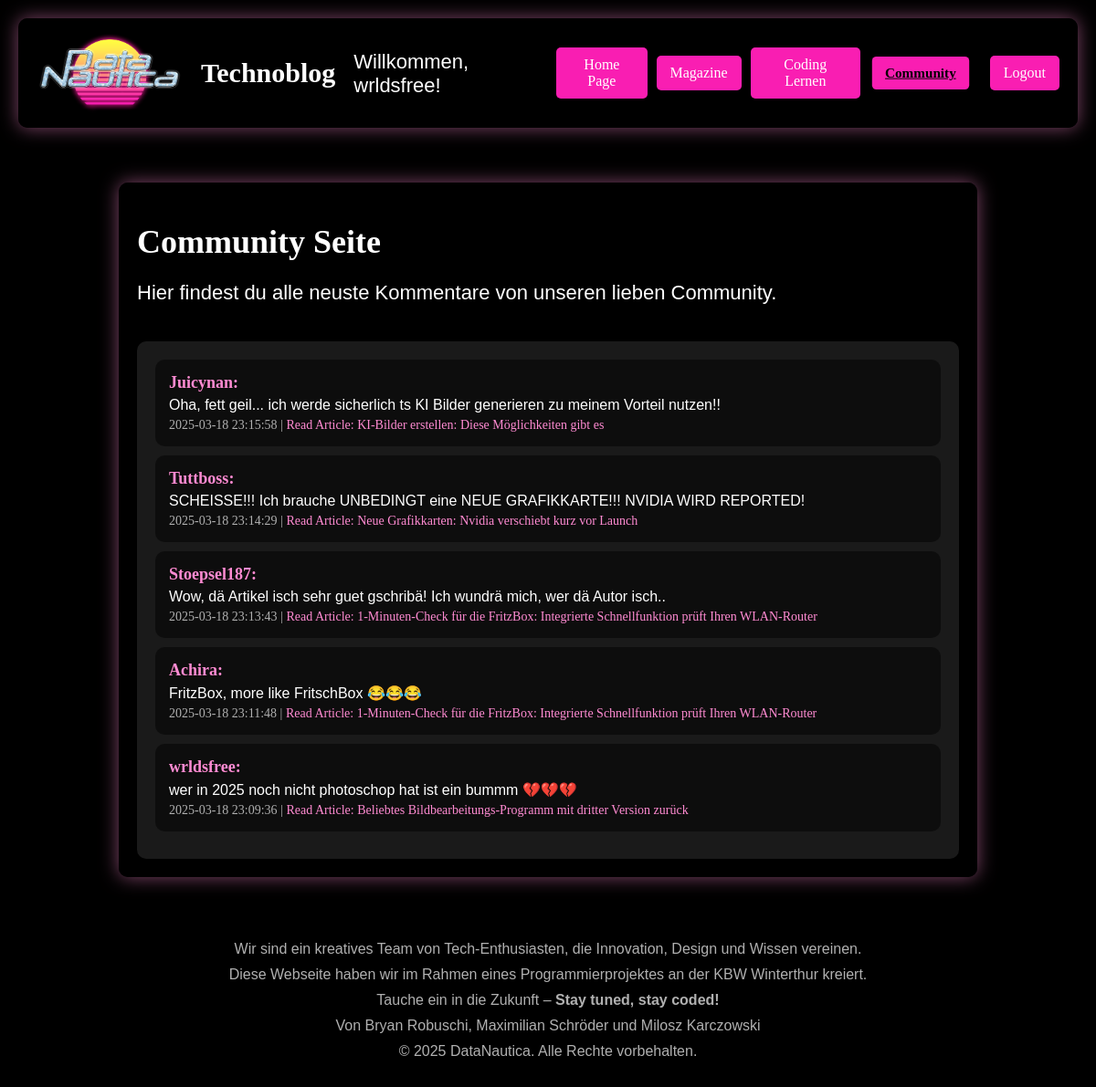
The page /pages/community.php (signed in) on the database its author committed.
### tables this page shows
CREATE TABLE `comments` (
  `comment_id` int(11) NOT NULL,
  `article_id` int(11) NOT NULL,
  `user_id` int(11) NOT NULL,
  `comment_text` text NOT NULL,
  `comment_date` timestamp NOT NULL DEFAULT current_timestamp()
);

CREATE TABLE `users` (
  `user_id` int(11) NOT NULL,
  `username` varchar(50) NOT NULL,
  `password` varchar(255) NOT NULL,
  `login_token` varchar(64) DEFAULT NULL
);

CREATE TABLE `articles` (
  `article_id` int(11) NOT NULL,
  `article_title` text NOT NULL,
  `article_cover` longblob NOT NULL,
  `article_content` longtext NOT NULL,
  `article_author` text NOT NULL,
  `article_date` datetime NOT NULL DEFAULT current_timestamp(),
  `article_category` text NOT NULL,
  `article_tag` text NOT NULL
);

### pages/community.php (the view, shortened to what this page needs)
<?php
include "../includes/init.php";
$sql = "SELECT comments.comment_text, comments.comment_date, users.username,
               articles.article_title, articles.article_id
        FROM comments
        JOIN users ON comments.user_id = users.user_id
        JOIN articles ON comments.article_id = articles.article_id
        ORDER BY comments.comment_date DESC";
$result = $conn->query($sql);
?>
<html>
<head>
    <link rel="stylesheet" type="text/css" href="../assets/styles.css">
</head>
<body>
    <?php include '../includes/header.php'; ?>
    <div class="magazine-container">
        <h1><b>Community Seite</b></h1>
        <p>Hier findest du alle neuste Kommentare von unseren lieben Community.</p>
        <div class="comment-section">
            <?php if ($result->num_rows > 0): ?>
                <?php while ($row = $result->fetch_assoc()): ?>
                    <div class="comment">
                        <b><?php echo htmlspecialchars($row["username"]); ?>:</b>
                        <p><?php echo nl2br(htmlspecialchars($row["comment_text"])); ?></p>
                        <small><?php echo $row["comment_date"]; ?> |
                            <a href="article.php?id=<?php echo $row['article_id']; ?>">
                                Read Article: <?php echo htmlspecialchars($row["article_title"]); ?>
                            </a>
                        </small>
                    </div>
                <?php endwhile; ?>
            <?php else: ?>
                <p>No comments yet. Be the first to comment!</p>
            <?php endif; ?>
        </div>
    </div>
    <?php include '../includes/footer.php'; ?>
</body>
</html>

### assets/styles.css (style rules this page uses)
html, body { height: 100%; margin: 0; padding: 0; }
h1 { font-family: 'Neuropol'; font-style: bold; font-size: 36px; margin-bottom: 20px; color: #ffffff; }
p { font-family: Arial; font-size: 22px; margin-bottom: 20px; color: #ffffff; }
body { background-image: url('images/vaporwave.png'); background-color: #000000; background-repeat: repeat; background-size: 1500px 1500px; }
.comment-section { margin-top: 40px; padding: 20px; background-color: rgba(255, 255, 255, 0.1); border-radius: 10px; }
.magazine-container { max-width: 900px; margin: 40px auto; padding: 20px; background-color: rgba(0, 0, 0, 0.8); color: white; border-radius: 10px; box-shadow: 0px 0px 20px rgba(255, 139, 210, 0.5); }
.comment { background-color: rgba(0, 0, 0, 0.5); padding: 15px; border-radius: 10px; margin-bottom: 10px; }
.comment b { color: #ff8bd2; font-size: 18px; }
.comment p { color: #ffffff; font-size: 16px; margin: 5px 0; }
.comment small { font-size: 14px; color: #b0b0b0; display: block; margin-top: 5px; }
.comment a { color: #ff8bd2; text-decoration: none; }

### rows shown on the page
comments: user.username "Juicynan", comment_text "Oha, fett geil... ich werde sicherlich ts KI Bilder generieren zu meinem Vorteil nutzen!!", comment_date "2025-03-18 23:15:58", article.article_title "KI-Bilder erstellen: Diese Möglichkeiten gibt es"
comments: user.username "Tuttboss", comment_text "SCHEISSE!!! Ich brauche UNBEDINGT eine NEUE GRAFIKKARTE!!! NVIDIA WIRD REPORTED!", comment_date "2025-03-18 23:14:29", article.article_title "Neue Grafikkarten: Nvidia verschiebt kurz vor Launch"
comments: user.username "Stoepsel187", comment_text "Wow, dä Artikel isch sehr guet gschribä! Ich wundrä mich, wer dä Autor isch..", comment_date "2025-03-18 23:13:43", article.article_title "1-Minuten-Check für die FritzBox: Integrierte Schnellfunktion prüft Ihren WLAN-Router"
comments: user.username "Achira", comment_text "FritzBox, more like FritschBox 😂😂😂", comment_date "2025-03-18 23:11:48", article.article_title "1-Minuten-Check für die FritzBox: Integrierte Schnellfunktion prüft Ihren WLAN-Router"
comments: user.username "wrldsfree", comment_text "wer in 2025 noch nicht photoschop hat ist ein bummm 💔💔💔", comment_date "2025-03-18 23:09:36", article.article_title "Beliebtes Bildbearbeitungs-Programm mit dritter Version zurück"

### other values the page prints
$_SESSION["username"] "wrldsfree"
